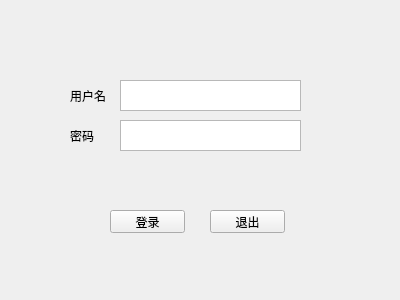
<?xml version="1.0" encoding="UTF-8"?>
<ui version="4.0">
 <class>login</class>
 <widget class="QWidget" name="login">
  <property name="geometry">
   <rect>
    <x>0</x>
    <y>0</y>
    <width>400</width>
    <height>300</height>
   </rect>
  </property>
  <property name="windowTitle">
   <string>Form</string>
  </property>
  <widget class="QPushButton" name="login_button">
   <property name="geometry">
    <rect>
     <x>110</x>
     <y>210</y>
     <width>75</width>
     <height>23</height>
    </rect>
   </property>
   <property name="text">
    <string>登录</string>
   </property>
  </widget>
  <widget class="QPushButton" name="exit_button">
   <property name="geometry">
    <rect>
     <x>210</x>
     <y>210</y>
     <width>75</width>
     <height>23</height>
    </rect>
   </property>
   <property name="text">
    <string>退出</string>
   </property>
  </widget>
  <widget class="QLabel" name="user_label">
   <property name="geometry">
    <rect>
     <x>70</x>
     <y>90</y>
     <width>36</width>
     <height>12</height>
    </rect>
   </property>
   <property name="text">
    <string>用户名</string>
   </property>
  </widget>
  <widget class="QLabel" name="key_label">
   <property name="geometry">
    <rect>
     <x>70</x>
     <y>130</y>
     <width>54</width>
     <height>12</height>
    </rect>
   </property>
   <property name="text">
    <string>密码</string>
   </property>
  </widget>
  <widget class="QTextEdit" name="user_textEdit">
   <property name="geometry">
    <rect>
     <x>120</x>
     <y>80</y>
     <width>181</width>
     <height>31</height>
    </rect>
   </property>
  </widget>
  <widget class="QTextEdit" name="key_textEdit">
   <property name="geometry">
    <rect>
     <x>120</x>
     <y>120</y>
     <width>181</width>
     <height>31</height>
    </rect>
   </property>
  </widget>
 </widget>
 <resources/>
 <connections/>
</ui>
